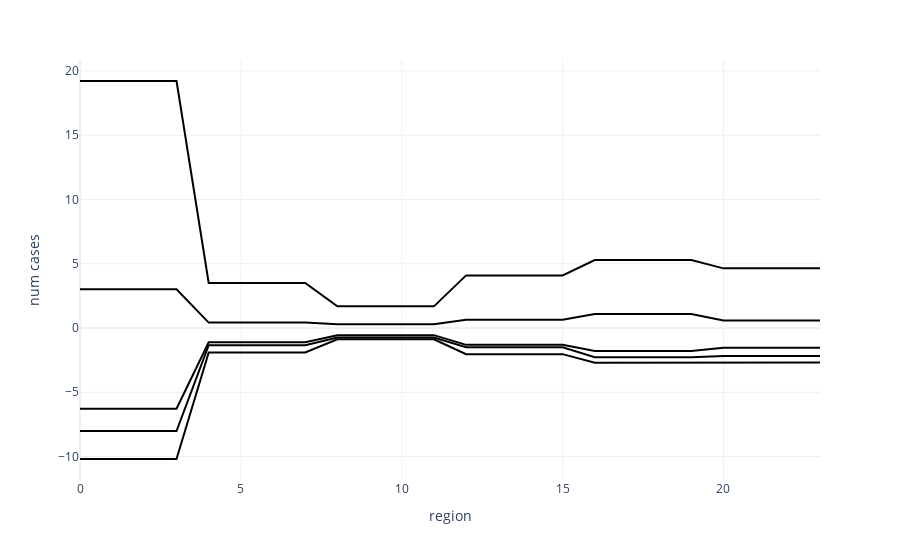

Notebook cell for this chart:
### Code cell
# Plotting
plot_process(agg_gp_draws)

### Figure 1 — Plotly figure (JSON) as saved in the notebook; plotly's stock layout.template omitted (floating-point values rounded to 4 significant figures)
{"data": [{"hovertemplate": "<extra></extra>", "legendgroup": "", "line": {"color": "black", "dash": "solid"}, "marker": {"symbol": "circle"}, "mode": "lines", "name": "", "orientation": "v", "showlegend": false, "type": "scatter", "xaxis": "x", "yaxis": "y"}, {"line": {"color": "black"}, "type": "scatter", "x": [0, 1, 2, 3, 4, 5, 6, 7, 8, 9, 10, 11, 12, 13, 14, 15, 16, 17, 18, 19, 20, 21, 22, 23], "y": [-10.19, -10.19, -10.19, -10.19, -1.901, -1.901, -1.901, -1.901, -0.8796, -0.8796, -0.8796, -0.8796, -2.033, -2.033, -2.033, -2.033, -2.699, -2.699, -2.699, -2.699, -2.68, -2.68, -2.68, -2.68]}, {"line": {"color": "black"}, "type": "scatter", "x": [0, 1, 2, 3, 4, 5, 6, 7, 8, 9, 10, 11, 12, 13, 14, 15, 16, 17, 18, 19, 20, 21, 22, 23], "y": [-6.287, -6.287, -6.287, -6.287, -1.108, -1.108, -1.108, -1.108, -0.5564, -0.5564, -0.5564, -0.5564, -1.31, -1.31, -1.31, -1.31, -1.781, -1.781, -1.781, -1.781, -1.532, -1.532, -1.532, -1.532]}, {"line": {"color": "black"}, "type": "scatter", "x": [0, 1, 2, 3, 4, 5, 6, 7, 8, 9, 10, 11, 12, 13, 14, 15, 16, 17, 18, 19, 20, 21, 22, 23], "y": [3.019, 3.019, 3.019, 3.019, 0.4219, 0.4219, 0.4219, 0.4219, 0.2847, 0.2847, 0.2847, 0.2847, 0.6423, 0.6423, 0.6423, 0.6423, 1.084, 1.084, 1.084, 1.084, 0.5865, 0.5865, 0.5865, 0.5865]}, {"line": {"color": "black"}, "type": "scatter", "x": [0, 1, 2, 3, 4, 5, 6, 7, 8, 9, 10, 11, 12, 13, 14, 15, 16, 17, 18, 19, 20, 21, 22, 23], "y": [-8.017, -8.017, -8.017, -8.017, -1.338, -1.338, -1.338, -1.338, -0.7324, -0.7324, -0.7324, -0.7324, -1.498, -1.498, -1.498, -1.498, -2.266, -2.266, -2.266, -2.266, -2.182, -2.182, -2.182, -2.182]}, {"line": {"color": "black"}, "type": "scatter", "x": [0, 1, 2, 3, 4, 5, 6, 7, 8, 9, 10, 11, 12, 13, 14, 15, 16, 17, 18, 19, 20, 21, 22, 23], "y": [19.22, 19.22, 19.22, 19.22, 3.508, 3.508, 3.508, 3.508, 1.685, 1.685, 1.685, 1.685, 4.095, 4.095, 4.095, 4.095, 5.292, 5.292, 5.292, 5.292, 4.642, 4.642, 4.642, 4.642]}], "layout": {"legend": {"tracegroupgap": 0}, "margin": {"t": 60}, "showlegend": false, "xaxis": {"anchor": "y", "domain": [0, 1], "title": {"text": "region"}}, "yaxis": {"anchor": "x", "domain": [0, 1], "title": {"text": "num cases"}}}}
